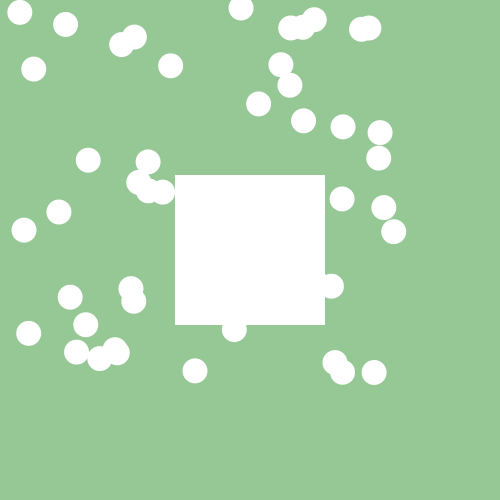
Frame 1 (no input)
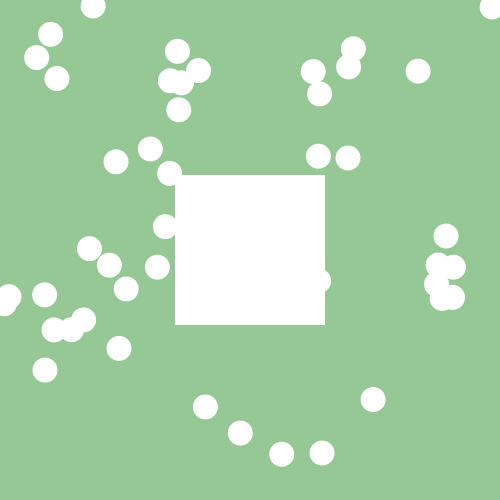
Frame 60 (the mouse pressed at the canvas centre just before this capture)
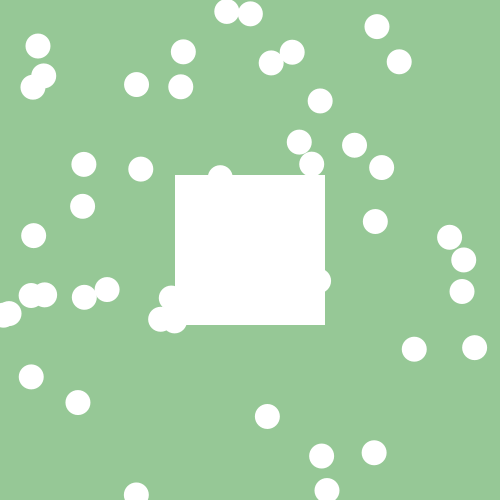
Frame 120 (the mouse held since frame 60 and released just before this capture)

The Processing sketch that drew these frames (run headless with seeded random() and noise(); from frame 60 on, the mouse is pressed at the canvas centre):

// Processing sketch: many_bouncing_balls
// ── many_bouncing_balls.pde
float [] xPos = new float [51];
float [] yPos = new float [51];
float [] xSpeed = new float [51];
float [] ySpeed = new float [51];
int i = 0;


void setup(){
 size (500,500);
 
 for(int i=0; i<50; i++) {
   xPos [i] = random (0,400);
   yPos [i] = random (0,400);
   xSpeed [i] = random (-5,5);
   ySpeed [i] = random (-5,5);
 }
}

void draw(){
  background(150,200,150);
  
  noStroke();
  fill(255);
  rect(175, 175, 150,150);
    
  for (int i = 0; i<50; i++){
    ellipse(xPos [i], yPos [i], 25,25);
    xPos [i]+= xSpeed [i];
    yPos [i]+= ySpeed [i]; 
 
  if (xPos [i] > width || xPos [i] < 0 || yPos [i] > height || yPos [i] < 0) {
    xSpeed [i] *= -1;
    ySpeed [i] *= -1;
  }

  if ((xPos [i] > 175) && (xPos [i] < 325) && (yPos [i] > 175) && (yPos [i] < 325)) {
    xSpeed [i] *= -1;
    ySpeed [i] *= -1;
  }
}
}
